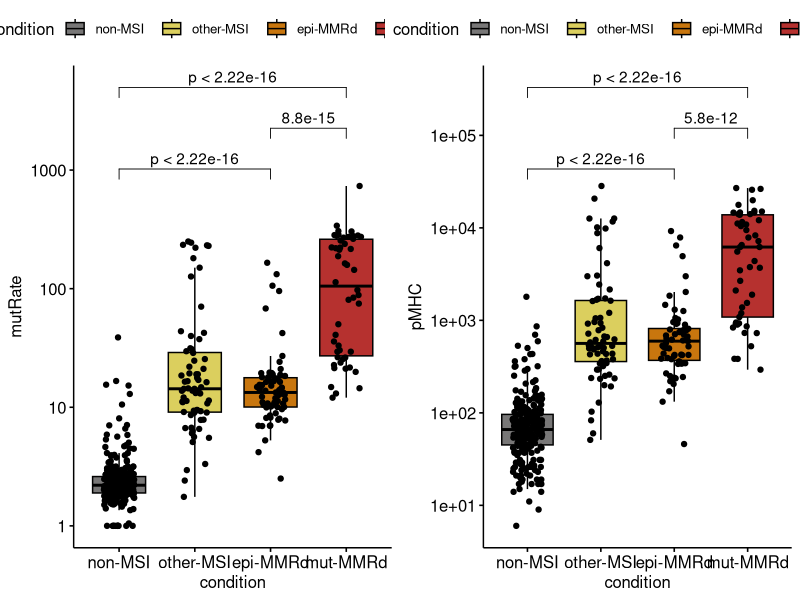

Here is the R script that generated this plot:
#!/usr/bin/Rscript
data=read.table("tumor-sample-info.ann.mmr.TCGA.txt",sep="\t",header=TRUE,row.names=1)
library(ggpubr)

data$condition = "non-MSI"
data[data$MSI == "yes",]$condition = "other-MSI"
data[data$MMR_mut=="yes"& data$MSI == "yes",]$condition = "mut-MMRd"
data[data$MLH_meth == "yes" & data$MSI == "yes",]$condition = "epi-MMRd"
# note that methylation status is prioritized over mutation status

table(data$MSI,data$condition)

data$mutRate = data$NonsilentMutRate+1
#data$pMHC = data$pMHC+1
data$condition = factor(data$condition,levels=c("non-MSI","other-MSI","epi-MMRd","mut-MMRd"))
write.table(data,"tumor-sample-info.ann.mmr.4grp.txt",sep="\t",row.names=TRUE)

mycols = c("#787777","#dbcf5e","#C8760E","#B6312F")

g1=ggboxplot(data,y="mutRate",x="condition",group="condition",fill="condition",add="jitter",palette=mycols)+stat_compare_means(comparisons=list(c("non-MSI","epi-MMRd"),c("epi-MMRd","mut-MMRd"),c("non-MSI","mut-MMRd")))+scale_y_log10()

g2=ggboxplot(data,y="pMHC",x="condition",group="condition",fill="condition",add="jitter",palette=mycols)+stat_compare_means(comparisons=list(c("non-MSI","epi-MMRd"),c("epi-MMRd","mut-MMRd"),c("non-MSI","mut-MMRd")))+scale_y_log10()

pdf("TCGA-MMR-types.boxplots.pdf",height=5,width=10,useDingbats=FALSE)
ggarrange(g1,g2,ncol=2)
dev.off()

# MutRate
subinfo = data[data$condition %in% c("non-MSI","epi-MMRd"),]
wilcox.test(subinfo$mutRate~subinfo$condition)$p.value
subinfo = data[data$condition %in% c("non-MSI","mut-MMRd"),]
wilcox.test(subinfo$mutRate~subinfo$condition)$p.value
subinfo = data[data$condition %in% c("mut-MMRd","epi-MMRd"),]
wilcox.test(subinfo$mutRate~subinfo$condition)$p.value

# pMHC
subinfo = data[data$condition %in% c("non-MSI","epi-MMRd"),]
wilcox.test(subinfo$pMHC~subinfo$condition)$p.value
subinfo = data[data$condition %in% c("non-MSI","mut-MMRd"),]
wilcox.test(subinfo$pMHC~subinfo$condition)$p.value


# determine stage association with categories
stageTab= as.data.frame.matrix(table(data$Stage,data$condition))
write.table(stageTab,"UCEC-TCGA-stage-by-MMRcategory.txt",sep="\t",row.names=TRUE)